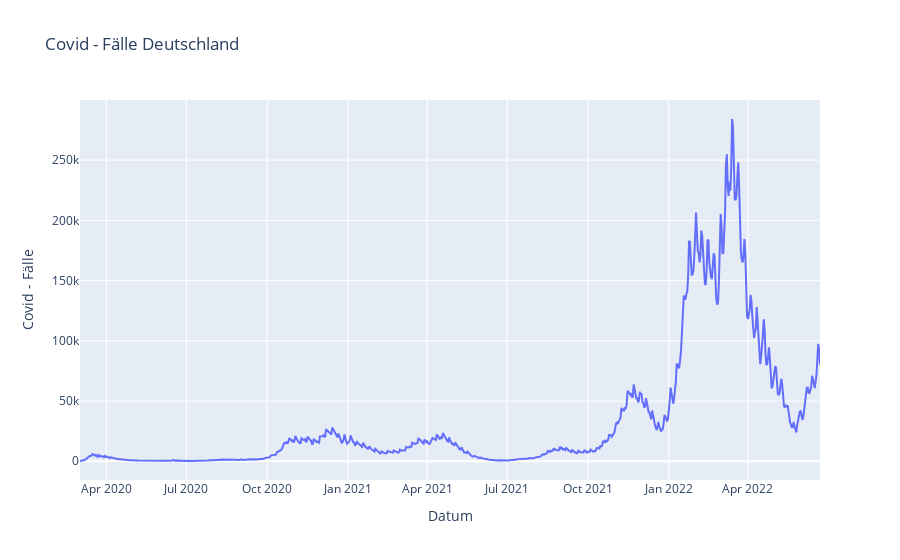

Notebook code cell kept with this figure:
### Code cell
covidplot()

### Figure 1 — Plotly figure (JSON) as saved in the notebook; plotly's stock layout.template omitted (floating-point values rounded to 4 significant figures; data arrays with more than 128 entries replaced by an {"elided": "..."} marker saying what was removed)
{"data": [{"type": "scatter", "x": {"elided": "843 str values"}, "y": {"elided": "843 int values"}}], "layout": {"title": {"text": "Covid - Fälle Deutschland"}, "xaxis": {"title": {"text": "Datum"}}, "yaxis": {"title": {"text": "Covid - Fälle"}}}}
